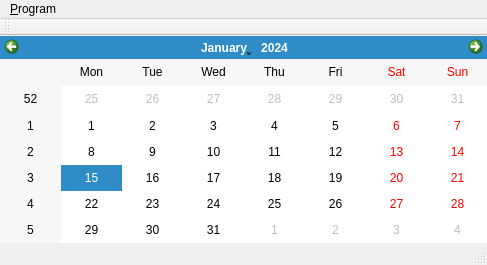
<?xml version="1.0" encoding="UTF-8"?>
<ui version="4.0">
 <class>MainWindow</class>
 <widget class="QMainWindow" name="MainWindow">
  <property name="geometry">
   <rect>
    <x>0</x>
    <y>0</y>
    <width>487</width>
    <height>265</height>
   </rect>
  </property>
  <property name="windowTitle">
   <string>MainWindow</string>
  </property>
  <widget class="QWidget" name="centralWidget">
   <widget class="QCalendarWidget" name="calendarWidget">
    <property name="geometry">
     <rect>
      <x>0</x>
      <y>0</y>
      <width>488</width>
      <height>207</height>
     </rect>
    </property>
   </widget>
  </widget>
  <widget class="QMenuBar" name="menuBar">
   <property name="geometry">
    <rect>
     <x>0</x>
     <y>0</y>
     <width>487</width>
     <height>23</height>
    </rect>
   </property>
   <widget class="QMenu" name="menuProgram">
    <property name="title">
     <string>&amp;Program</string>
    </property>
    <addaction name="actionExit"/>
   </widget>
   <addaction name="menuProgram"/>
  </widget>
  <widget class="QToolBar" name="mainToolBar">
   <attribute name="toolBarArea">
    <enum>TopToolBarArea</enum>
   </attribute>
   <attribute name="toolBarBreak">
    <bool>false</bool>
   </attribute>
  </widget>
  <widget class="QStatusBar" name="statusBar"/>
  <action name="actionExit">
   <property name="text">
    <string>&amp;Exit</string>
   </property>
  </action>
 </widget>
 <layoutdefault spacing="6" margin="11"/>
 <resources/>
 <connections/>
</ui>
